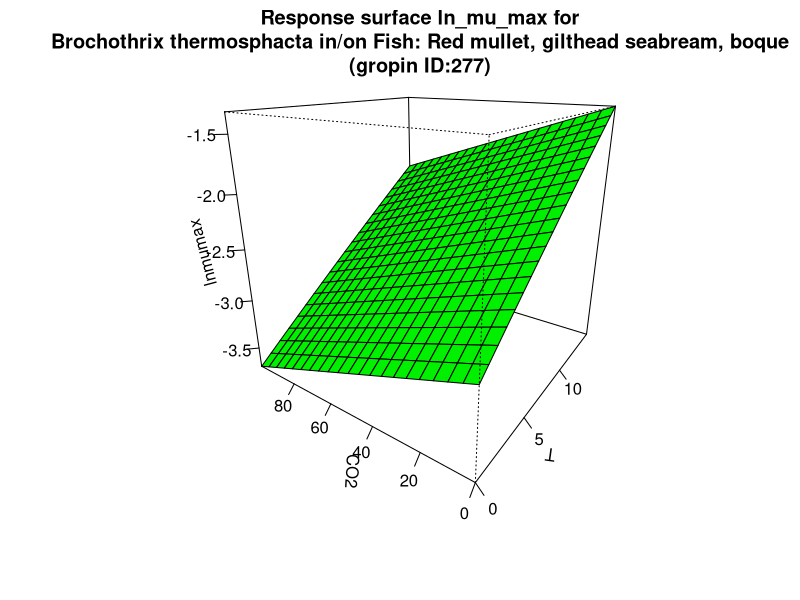

R code for this plot:
#############################
# start of Parameter script
#############################
T <- seq(0,14.985014985015,length.out=21)
CO2 <- seq(0,99.9000999000999,length.out=21)
#############################
# end of Parameter script
#############################
############################# 
# start of Model script Gropin ID 277 
#############################
 
# constant coefficients for this model
mref <- 0.0556
dco2 <- 0.00815
Ea <- 68.2
 
variables <- data.frame(T,CO2)
argumentsPar <- unique.data.frame(expand.grid(variables))
 
# heart of the model
response_surface <- function(T,CO2) {
   mumax <-(log(mref)-(dco2*CO2)+(Ea/0.00831)*((1/273)-(1/(T+273))))

	return(mumax=mumax)
} 

# output parameters
responseSurface <- cbind(argumentsPar,response_surface(argumentsPar['T'],argumentsPar['CO2']))
colnames(responseSurface) <- c(colnames(argumentsPar),'lnmumax')
#############################
# End of Model script
#############################
############################# 
# start of Visualisation script Gropin ID 277 
#############################
titleText <-'Response surface ln_mu_max for
Brochothrix thermosphacta in/on Fish: Red mullet, gilthead seabream, boque
(gropin ID:277)'
persp(T,CO2,matrix(unlist(responseSurface$'lnmumax'),nrow=21),col = 'green',xlab='T',ylab='CO2',zlab='lnmumax',main=titleText,theta=305,phi=20,shade=0.25,ticktype = 'detailed')
#############################
# End of Visualisation script
#############################
